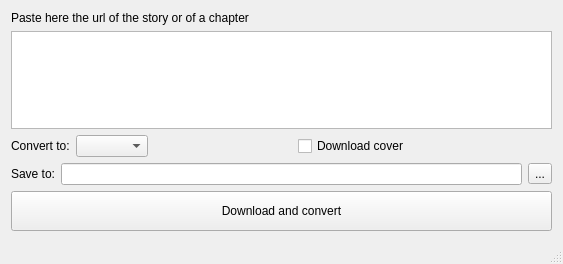
<?xml version="1.0" encoding="UTF-8"?>
<ui version="4.0">
 <class>MainWindowClass</class>
 <widget class="QMainWindow" name="MainWindowClass">
  <property name="geometry">
   <rect>
    <x>0</x>
    <y>0</y>
    <width>563</width>
    <height>264</height>
   </rect>
  </property>
  <property name="windowTitle">
   <string>Story to ebook</string>
  </property>
  <property name="windowIcon">
   <iconset resource="MainWindow.qrc">
    <normaloff>:/MainWindow/Resources/icon.ico</normaloff>:/MainWindow/Resources/icon.ico</iconset>
  </property>
  <widget class="QWidget" name="centralWidget">
   <layout class="QVBoxLayout" name="verticalLayout">
    <item>
     <widget class="QLabel" name="label_3">
      <property name="text">
       <string>Paste here the url of the story or of a chapter</string>
      </property>
     </widget>
    </item>
    <item>
     <widget class="QTextEdit" name="textEdit"/>
    </item>
    <item>
     <layout class="QHBoxLayout" name="horizontalLayout_2">
      <item>
       <layout class="QHBoxLayout" name="horizontalLayout">
        <item>
         <widget class="QLabel" name="label">
          <property name="text">
           <string>Convert to:</string>
          </property>
         </widget>
        </item>
        <item>
         <widget class="QComboBox" name="formatComboBox"/>
        </item>
       </layout>
      </item>
      <item>
       <spacer name="horizontalSpacer">
        <property name="orientation">
         <enum>Qt::Horizontal</enum>
        </property>
        <property name="sizeHint" stdset="0">
         <size>
          <width>50</width>
          <height>20</height>
         </size>
        </property>
       </spacer>
      </item>
      <item>
       <widget class="QCheckBox" name="downloadCoverCheckBox">
        <property name="text">
         <string>Download cover</string>
        </property>
       </widget>
      </item>
      <item>
       <spacer name="horizontalSpacer_2">
        <property name="orientation">
         <enum>Qt::Horizontal</enum>
        </property>
        <property name="sizeHint" stdset="0">
         <size>
          <width>40</width>
          <height>20</height>
         </size>
        </property>
       </spacer>
      </item>
     </layout>
    </item>
    <item>
     <layout class="QHBoxLayout" name="horizontalLayout_3">
      <item>
       <widget class="QLabel" name="label_2">
        <property name="text">
         <string>Save to:</string>
        </property>
       </widget>
      </item>
      <item>
       <widget class="QLineEdit" name="directoryLineEdit"/>
      </item>
      <item>
       <widget class="QToolButton" name="directoryButton">
        <property name="text">
         <string>...</string>
        </property>
       </widget>
      </item>
     </layout>
    </item>
    <item>
     <widget class="QPushButton" name="downloadAndConvert">
      <property name="minimumSize">
       <size>
        <width>0</width>
        <height>40</height>
       </size>
      </property>
      <property name="text">
       <string>Download and convert</string>
      </property>
     </widget>
    </item>
   </layout>
  </widget>
  <widget class="QStatusBar" name="statusBar"/>
 </widget>
 <layoutdefault spacing="6" margin="11"/>
 <resources>
  <include location="MainWindow.qrc"/>
 </resources>
 <connections/>
</ui>
